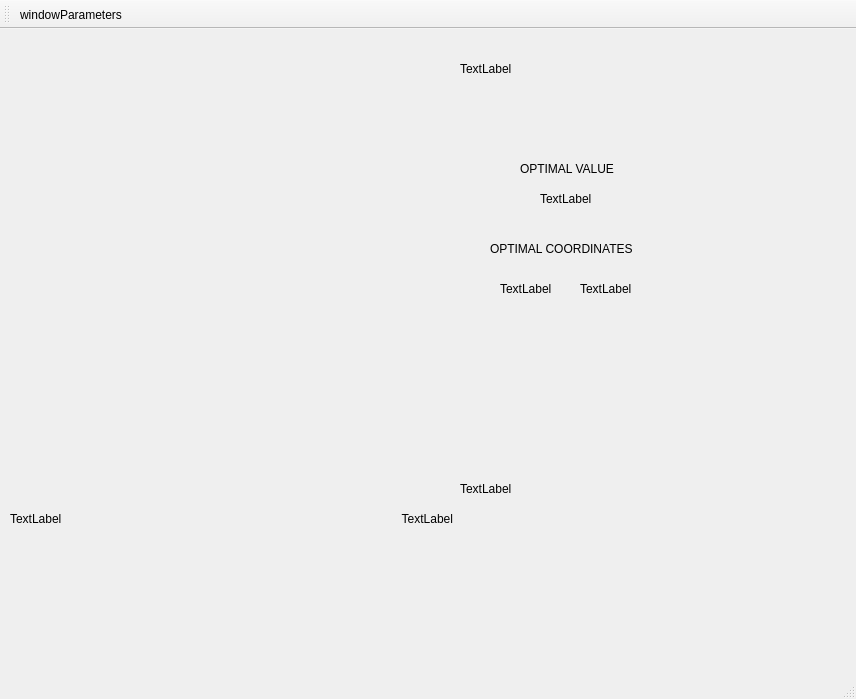
<?xml version="1.0" encoding="UTF-8"?>
<ui version="4.0">
 <class>MainWindow</class>
 <widget class="QMainWindow" name="MainWindow">
  <property name="geometry">
   <rect>
    <x>0</x>
    <y>0</y>
    <width>856</width>
    <height>699</height>
   </rect>
  </property>
  <property name="windowTitle">
   <string>MainWindow</string>
  </property>
  <widget class="QWidget" name="centralwidget">
   <widget class="QLabel" name="label">
    <property name="geometry">
     <rect>
      <x>10</x>
      <y>480</y>
      <width>63</width>
      <height>20</height>
     </rect>
    </property>
    <property name="text">
     <string>TextLabel</string>
    </property>
   </widget>
   <widget class="QLabel" name="label_2">
    <property name="geometry">
     <rect>
      <x>390</x>
      <y>480</y>
      <width>63</width>
      <height>20</height>
     </rect>
    </property>
    <property name="text">
     <string>TextLabel</string>
    </property>
    <property name="alignment">
     <set>Qt::AlignRight|Qt::AlignTrailing|Qt::AlignVCenter</set>
    </property>
   </widget>
   <widget class="QLabel" name="label_3">
    <property name="geometry">
     <rect>
      <x>460</x>
      <y>450</y>
      <width>63</width>
      <height>20</height>
     </rect>
    </property>
    <property name="text">
     <string>TextLabel</string>
    </property>
   </widget>
   <widget class="QLabel" name="label_4">
    <property name="geometry">
     <rect>
      <x>460</x>
      <y>30</y>
      <width>63</width>
      <height>20</height>
     </rect>
    </property>
    <property name="text">
     <string>TextLabel</string>
    </property>
   </widget>
   <widget class="QLabel" name="label_5">
    <property name="geometry">
     <rect>
      <x>520</x>
      <y>130</y>
      <width>111</width>
      <height>20</height>
     </rect>
    </property>
    <property name="lineWidth">
     <number>1</number>
    </property>
    <property name="text">
     <string>OPTIMAL VALUE</string>
    </property>
    <property name="scaledContents">
     <bool>false</bool>
    </property>
   </widget>
   <widget class="QLabel" name="label_6">
    <property name="geometry">
     <rect>
      <x>540</x>
      <y>160</y>
      <width>63</width>
      <height>20</height>
     </rect>
    </property>
    <property name="text">
     <string>TextLabel</string>
    </property>
   </widget>
   <widget class="QLabel" name="label_7">
    <property name="geometry">
     <rect>
      <x>490</x>
      <y>210</y>
      <width>171</width>
      <height>20</height>
     </rect>
    </property>
    <property name="text">
     <string>OPTIMAL COORDINATES</string>
    </property>
   </widget>
   <widget class="QLabel" name="label_8">
    <property name="geometry">
     <rect>
      <x>500</x>
      <y>250</y>
      <width>63</width>
      <height>20</height>
     </rect>
    </property>
    <property name="text">
     <string>TextLabel</string>
    </property>
   </widget>
   <widget class="QLabel" name="label_9">
    <property name="geometry">
     <rect>
      <x>580</x>
      <y>250</y>
      <width>63</width>
      <height>20</height>
     </rect>
    </property>
    <property name="text">
     <string>TextLabel</string>
    </property>
   </widget>
  </widget>
  <widget class="QStatusBar" name="statusbar"/>
  <widget class="QToolBar" name="toolBar">
   <property name="windowTitle">
    <string>toolBar</string>
   </property>
   <attribute name="toolBarArea">
    <enum>TopToolBarArea</enum>
   </attribute>
   <attribute name="toolBarBreak">
    <bool>false</bool>
   </attribute>
   <addaction name="actionwindowParameters"/>
  </widget>
  <action name="actionwindowParameters">
   <property name="checkable">
    <bool>true</bool>
   </property>
   <property name="icon">
    <iconset resource="resourse.qrc">
     <normaloff>:/img/shest.png</normaloff>:/img/shest.png</iconset>
   </property>
   <property name="text">
    <string>windowParameters</string>
   </property>
   <property name="toolTip">
    <string>Set parameters</string>
   </property>
  </action>
 </widget>
 <resources>
  <include location="resourse.qrc"/>
 </resources>
 <connections>
  <connection>
   <sender>actionwindowParameters</sender>
   <signal>triggered()</signal>
   <receiver>MainWindow</receiver>
   <slot>changeParameters()</slot>
   <hints>
    <hint type="sourcelabel">
     <x>-1</x>
     <y>-1</y>
    </hint>
    <hint type="destinationlabel">
     <x>399</x>
     <y>299</y>
    </hint>
   </hints>
  </connection>
 </connections>
 <slots>
  <slot>changeParameters()</slot>
  <slot>setParameters(OptimizeParameters)</slot>
 </slots>
</ui>
